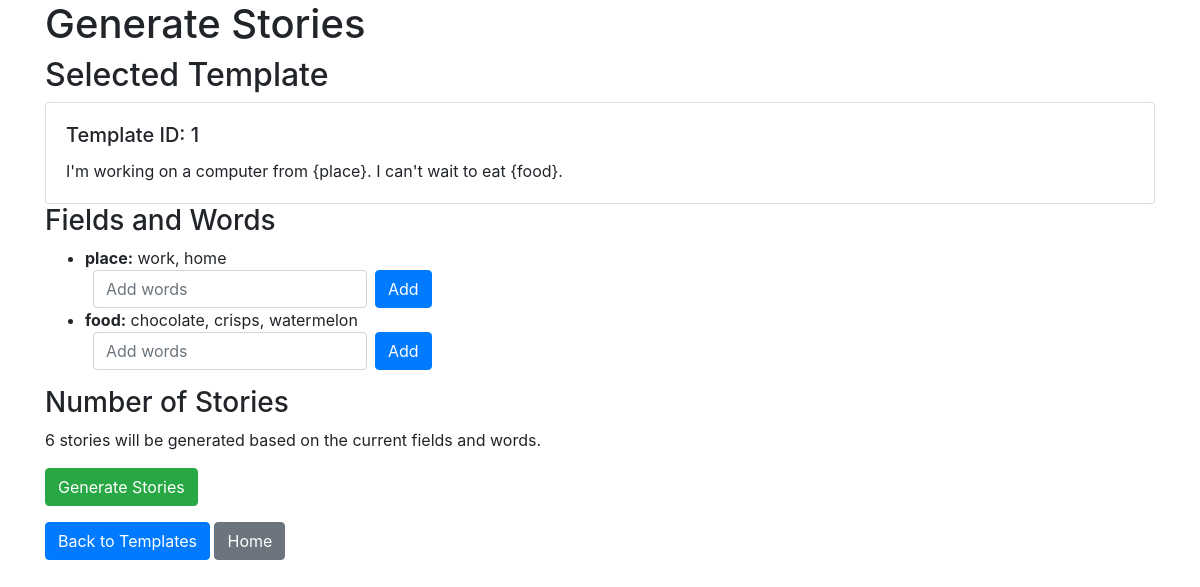
Screenshot of /generate_stories?template_id=1 with the database file from the repository.
### app/models.py (models this page shows, shortened)
class Template(db.Model):
    __tablename__ = 'template'
    template_id = db.Column(db.Integer, primary_key=True, autoincrement=True)
    content = db.Column(db.Text, nullable=False)

class Field(db.Model):
    __tablename__ = 'field'
    field_id = db.Column(db.Integer, primary_key=True, autoincrement=True)
    field = db.Column(db.String(255), unique=True, nullable=False)
    words = db.relationship('Word', secondary=word_field_association, back_populates='fields')

### app/routes.py (the view)
@bp.route('/generate_stories', methods=['GET', 'POST'])
def generate_stories():
    template_id = request.args.get('template_id') or request.form.get('template_id')
    if template_id:
        template = db.session.query(Template).get(template_id)
        fields, missing_fields = story_builder_service.get_template_fields(template_id)
        permutations = story_builder_service.generate_permutations(fields)
        num_stories = len(permutations)
        if request.method == 'POST' and 'generate' in request.form:
            generated_stories_ids = story_builder_service.generate_stories(template_id)
            session['generated_story_ids'] = generated_stories_ids
            return redirect(url_for('main.display_generated_stories'))
        return render_template('generate_stories.html', template=template, fields=fields, missing_fields=missing_fields, num_stories=num_stories)
    return redirect(url_for('main.see_all_templates'))

### app/services/story_builder_service.py (called while the page is built)
def get_template_fields(template_id):
    template = db.session.query(Template).get(template_id)
    field_names = re.findall(r'\{(.*?)\}', template.content)
    fields = {}
    missing_fields = []
    for field_name in field_names:
        field = db.session.query(Field).filter_by(field=field_name).first()
        if field:
            words = [word.word for word in field.words]
            fields[field_name] = words
        else:
            missing_fields.append(field_name)
    return fields, missing_fields

def generate_permutations(fields):
    field_names = list(fields.keys())
    return list(itertools.product(*(fields[field] for field in field_names)))

### app/templates/generate_stories.html (shortened to what this page needs)
<!DOCTYPE html>
<html lang="en">
<head>
    <link rel="stylesheet" href="{{ url_for('static', filename='css/static.css') }}">
    <link rel="stylesheet" href="https://stackpath.bootstrapcdn.com/bootstrap/4.5.2/css/bootstrap.min.css">
</head>
<body>
    <div class="container">
        <h1>Generate Stories</h1>
        <h2>Selected Template</h2>
        <div class="card">
            <div class="card-body">
                <h5 class="card-title">Template ID: {{ template.template_id }}</h5>
                <p class="card-text">{{ template.content }}</p>
            </div>
        </div>
        <h3>Fields and Words</h3>
        <ul>
            {% for field, words in fields.items() %}
                <li>
                    <strong>{{ field }}:</strong> {{ words | join(', ') }}
                    <form action="{{ url_for('main.add_word') }}" method="POST" class="form-inline">
                        <input type="text" name="new_words" class="form-control ml-2" placeholder="Add words">
                        <button type="submit" class="btn btn-primary ml-2">Add</button>
                    </form>
                </li>
            {% endfor %}
        </ul>
        <h3>Number of Stories</h3>
        <p>{{ num_stories }} stories will be generated based on the current fields and words.</p>
        <form action="{{ url_for('main.generate_stories') }}" method="POST">
            <button type="submit" name="generate" class="btn btn-success">Generate Stories</button>
        </form>
        <a href="{{ url_for('main.see_all_templates') }}" class="btn btn-primary mt-3">Back to Templates</a>
        <a href="{{ url_for('main.index') }}" class="btn btn-secondary mt-3">Home</a>
    </div>
</body>
</html>

### rows the page displays
Template: template_id "1", content "I'm working on a computer from {place}. I can't wait to eat {food}."
Field: field "place", words "work, home"
Field: field "food", words "chocolate, crisps, watermelon"

### other values shown
{{ num_stories }} "6"
